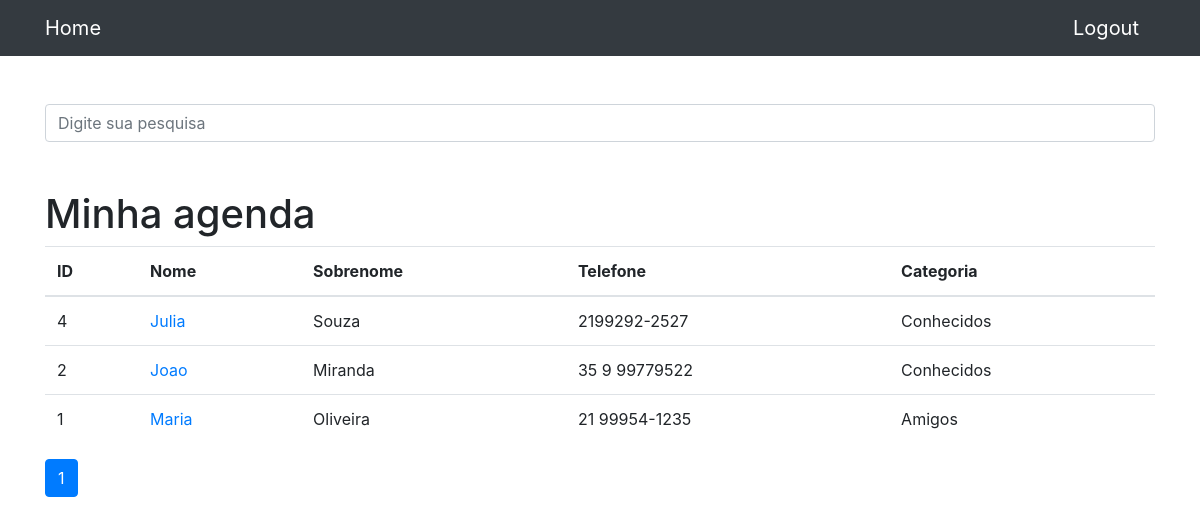
Page / (signed in) on the earlier database version.
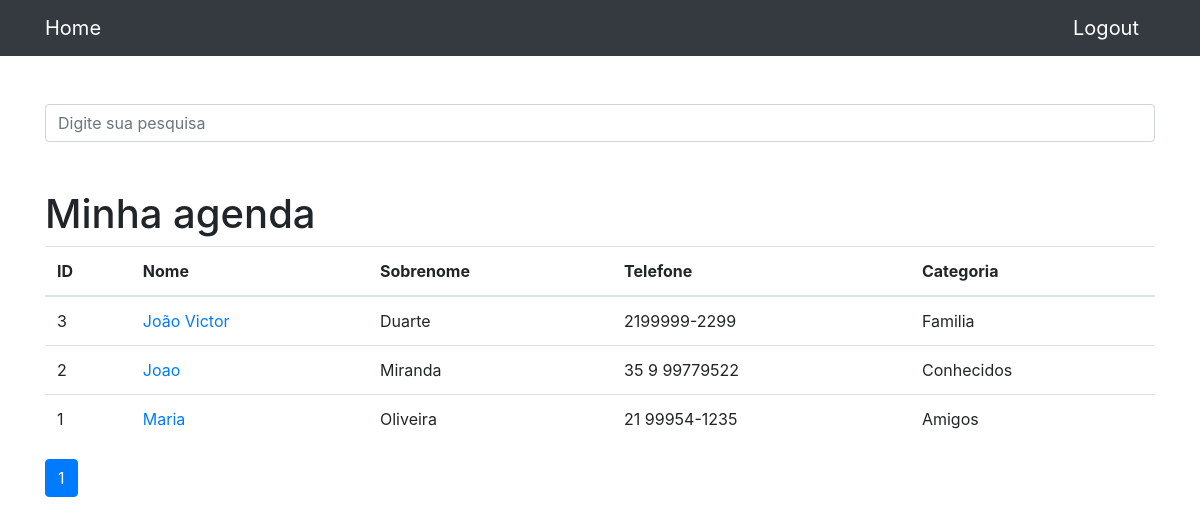
Same page on the later database version.
### contatos/models.py (models this page shows, shortened)
class Contato(models.Model):
    nome = models.CharField(max_length=255)
    sobrenome = models.CharField(max_length=255, blank=True)
    telefone = models.CharField(max_length=255)
    email = models.CharField(max_length=255, blank=True)
    data_criacao = models.DateTimeField(default=timezone.now)
    descicao = models.TextField(blank=True)
    categoria = models.ForeignKey(Categoria, on_delete=models.DO_NOTHING)
    mostrar = models.BooleanField(default=True)
    foto = models.ImageField(blank=True, upload_to='fotos/%Y/%m/%d')

class Categoria(models.Model):
    nome = models.CharField(max_length=255)
    def __str__(self) -> str:
        return self.nome

### contatos/views.py (the view)
# urls.py: path('', views.index, name='index'),
def index(request):
    contatos = Contato.objects.order_by('-id').filter(
        mostrar=True
    )
    paginator = Paginator(contatos, 20)
    page = request.GET.get('p')
    contatos = paginator.get_page(page)
    return render(request, 'contatos/index.html', {
        'contatos': contatos
})

### contatos/templates/contatos/index.html (shortened to what this page needs)
{% extends 'base.html' %}
{% block conteudo %}
    {% if user.is_authenticated %}
        <h1 class="mt-5">Minha agenda</h1>
        <table class="table">
        <thead>
            <tr>
            <th>ID</th>
            <th>Nome</th>
            <th>Sobrenome</th>
            <th>Telefone</th>
            <th>Categoria</th>
            </tr>
        </thead>
        <tbody>
            <tr>
            {% for contato in contatos %}
                {% if contato.mostrar %}
                <td>{{ contato.id }}</td>
                <td>
                    <a href="{% url 'ver_contato' contato.id %}"> {{contato.nome}}</a>
                </td>
                <td>{{contato.sobrenome}}</td>
                <td>{{contato.telefone}}</td>
                <td>{{contato.categoria}}</td>
                </tr>
                {% endif %}
            {% endfor %}
        </tbody>
        </table>
        <nav aria-label="Page navigation example">
            <ul class="pagination">
                {% for pagina in contatos.paginator.page_range %}
                    {% if contatos.number == pagina %}
                        <li class="page-item active"><a class="page-link" href="?p={{ pagina }}">{{pagina}}</a></li>
                    {% else %}
                        <li class="page-item"><a class="page-link" href="?p={{ pagina }}">{{pagina}}</a></li>
                    {% endif %}
                {% endfor %}
            </ul>
        </nav>
    {% endif %}
{%endblock%}

Differences in the rows shown:
no longer on this page (row edited): Contato: id "4", nome "Julia", sobrenome "Souza", telefone "2199292-2527", categoria "Conhecidos"
now on this page (row edited): Contato: id "3", nome "João Victor", sobrenome "Duarte", telefone "2199999-2299", categoria "Familia"
